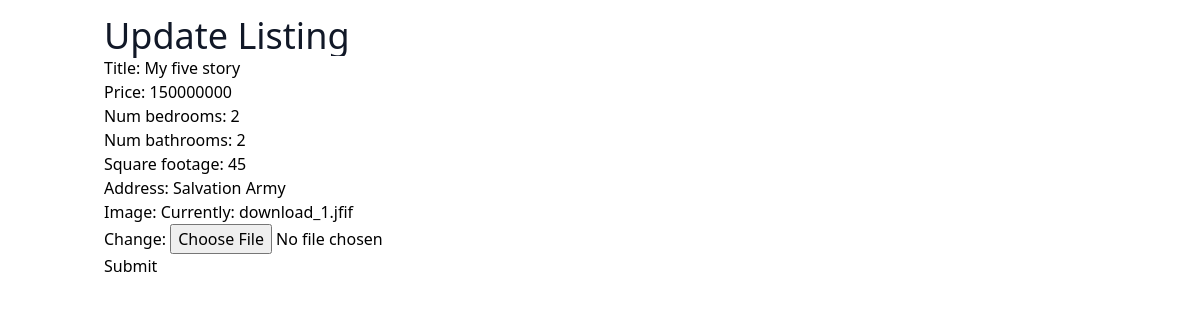
Page /listings/2/edit/ on the earlier database version.
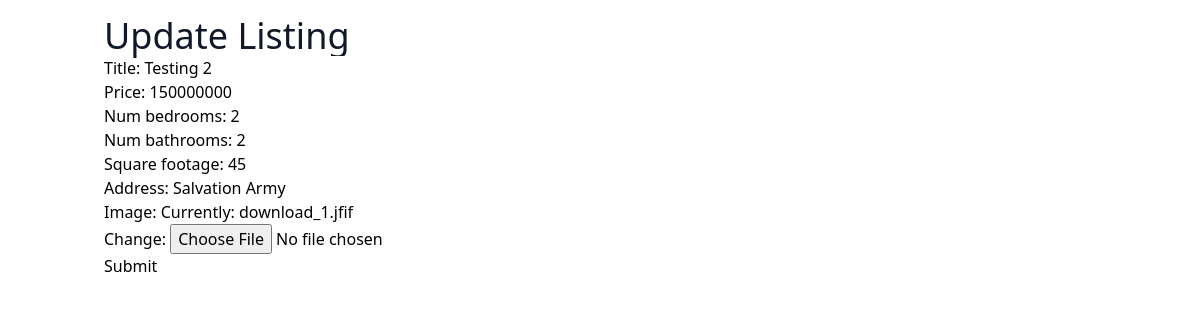
Same page on the later database version.
### listings/models.py (models this page shows, shortened)
class Listing(models.Model):
    title = models.CharField(max_length=100)
    price = models.IntegerField()
    num_bedrooms = models.IntegerField()
    num_bathrooms = models.IntegerField()
    square_footage = models.IntegerField()
    address = models.CharField(max_length=100)
    image = models.ImageField()

### listings/views.py (the view)
# urls.py: path('listings/<pk>/edit/', listing_update),
def listing_update(request, pk):
    listing = Listing.objects.get(id=pk)
    form = ListingForm(instance=listing)
    if request.method == "POST":
        form = ListingForm(request.POST, instance=listing, files=request.FILES)
        if form.is_valid():
            form.save()
            return redirect("/")
    context = {
        "form": form
    }
    return render(request, "listing_update.html", context)

### listings/forms.py
class ListingForm(ModelForm):
    class Meta:
        model = Listing
        fields = [
          'title',
          'price',
          'num_bedrooms',
          'num_bathrooms',
          'square_footage',
          'address',
          'image',
        ]

### templates/listing_update.html (shortened to what this page needs)
{% extends "base.html" %}
{% block content %}
<h1 class="text-4xl text-gray-900">Update Listing</h1>
<form method="post" enctype="multipart/form-data">
    {{ form.as_p }}
    <button type="submit">Submit</button>
</form>
{% endblock %}

Differences in the rows shown:
changed Listing "Salvation Army": title "My five story" → "Testing 2"
